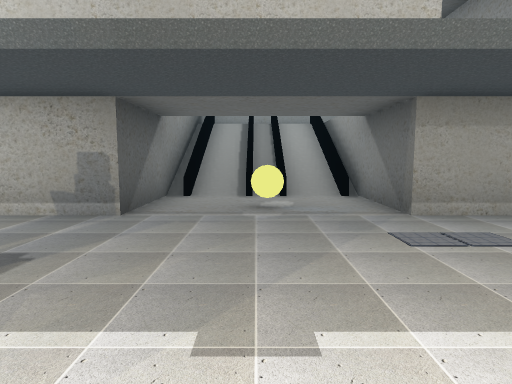
View 1 (above)

24 first-person views from a walk through a Unity game level. The camera is 1.5 m above the floor, tilts 6° down and sees 75° across. The floor is counted in squares, 2 m on a side. Each view is taken from the middle of a square. On the plan, view 1 faces up. The plan holds only what a view shows up to about 11 squares ahead; the rest is blank. The place goes on beyond the plan. Some animated figures are not drawn. Some surface patterns are stand-ins.

View 2
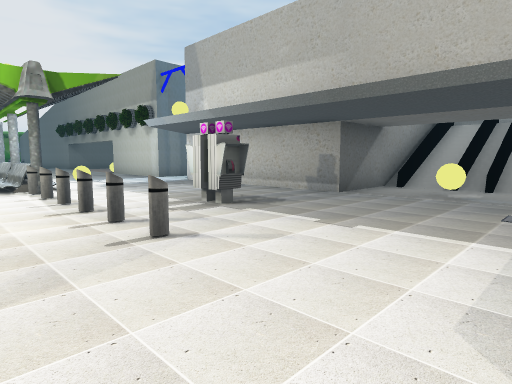

View 3
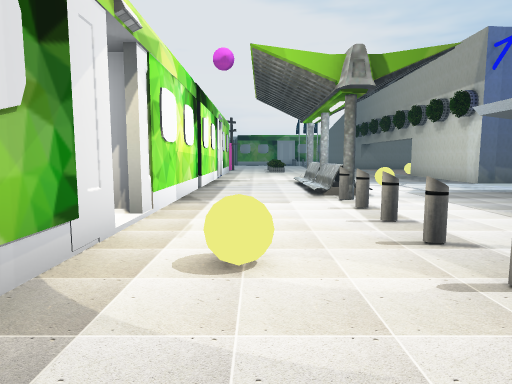

View 4
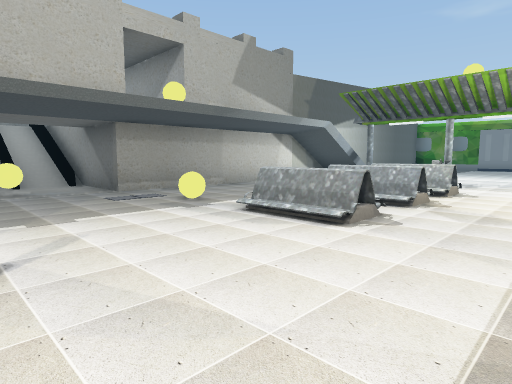

View 5
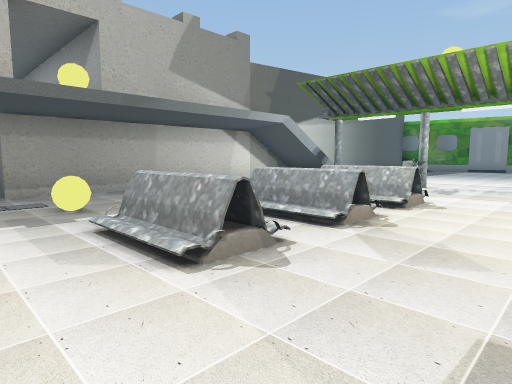

View 6
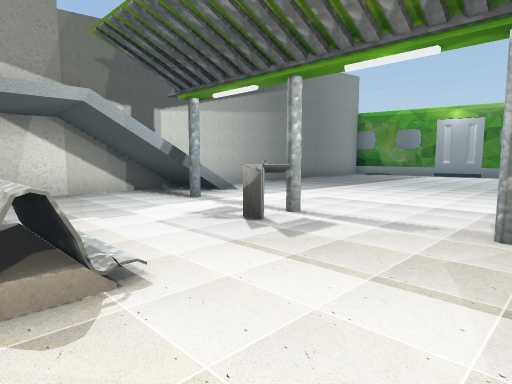

View 7
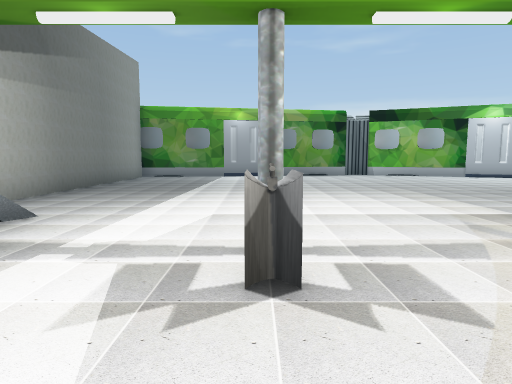

View 8
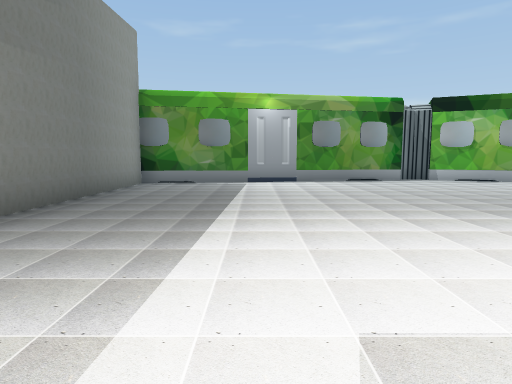

View 9
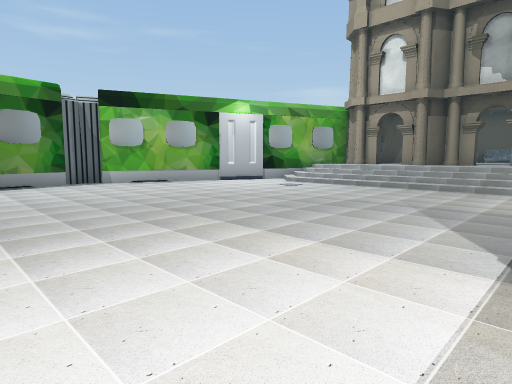

View 10
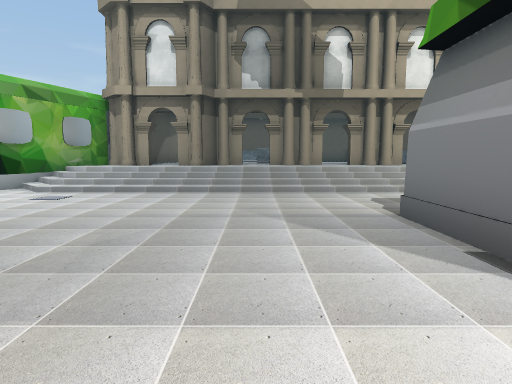

View 11
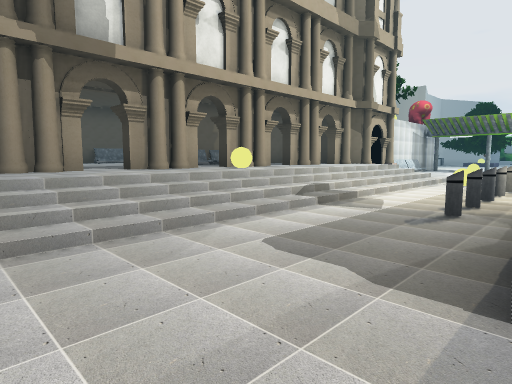

View 12
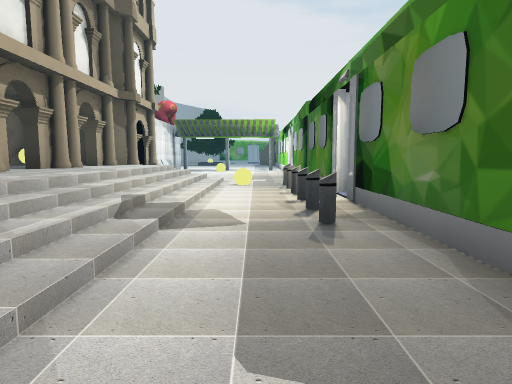

View 13
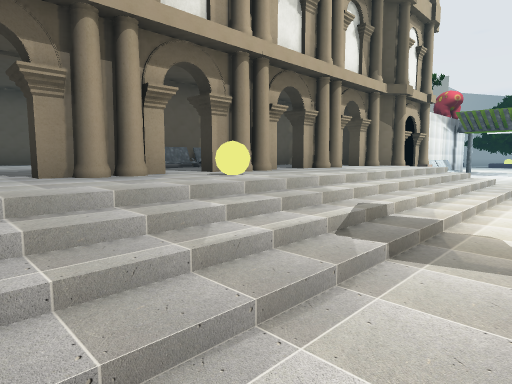

View 14
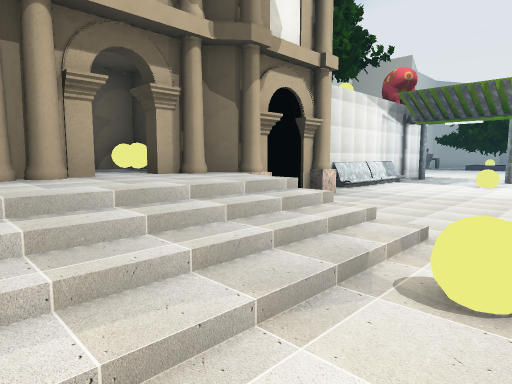

View 15
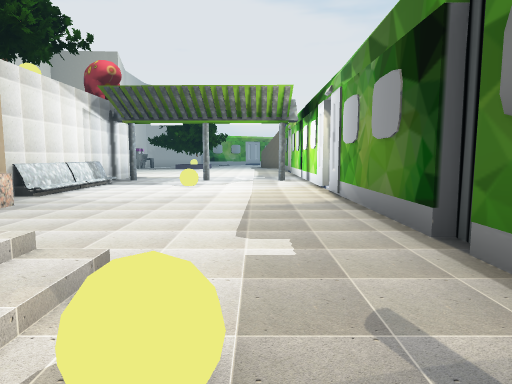

View 16
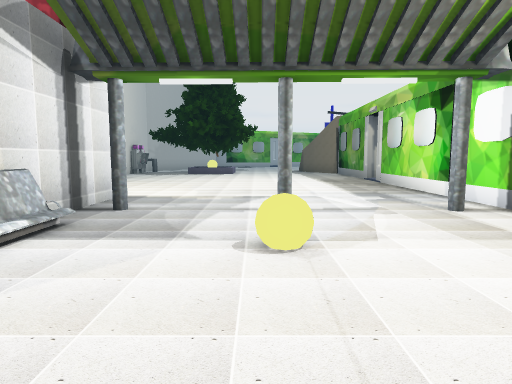

View 17
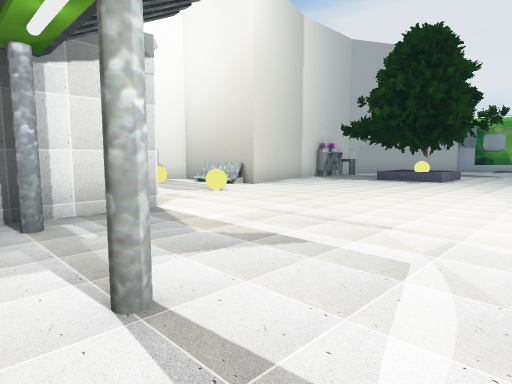

View 18
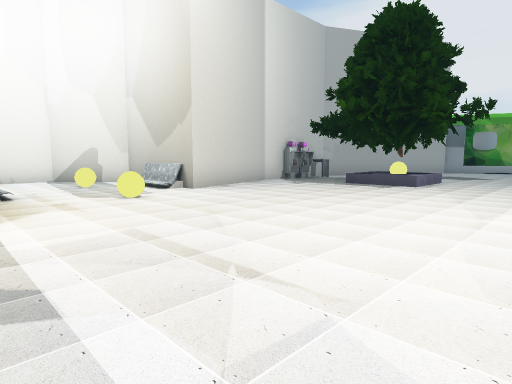

View 19
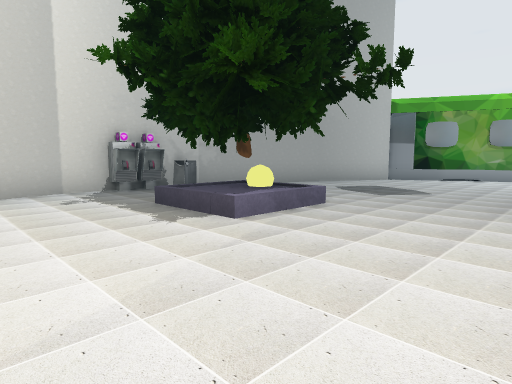

View 20
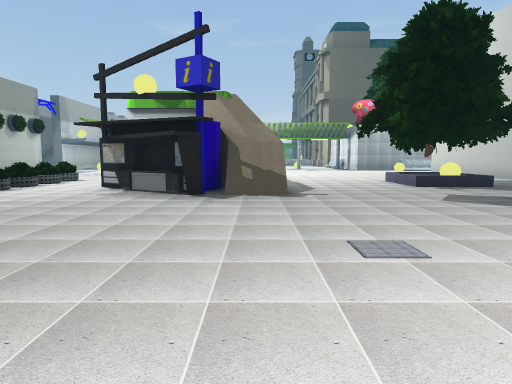

View 21
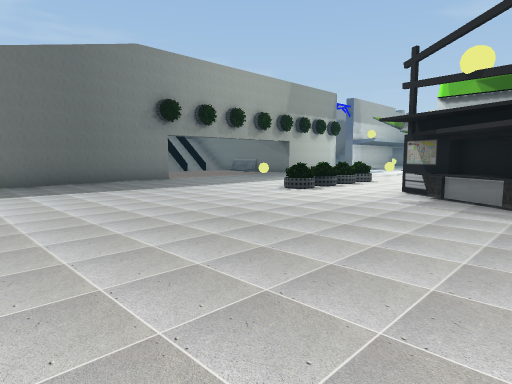

View 22
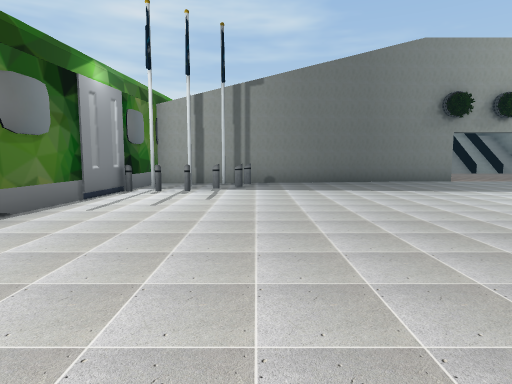

View 23
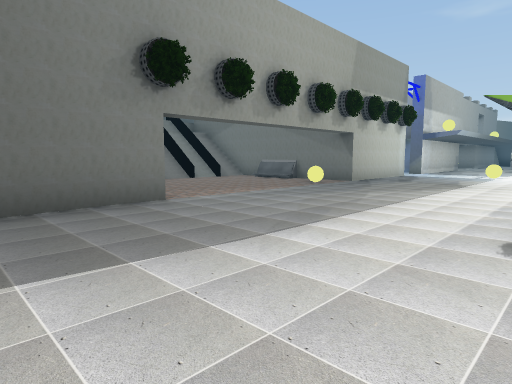

View 24
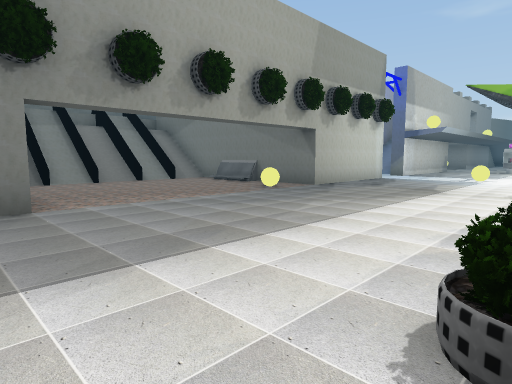

### Floor plan
Key: @ floor where view 1 was taken; # wall or solid block; x gap in a wall; . main floor; : floor 1 m higher than the main floor; / step, stairs or slope; = window, fence, low wall or low ledge; ^ raised ledge; O other object.
Columns run from 30 left of view 1 to 21 right of it. Each row starts with its distance up from view 1.
 11            #/#              O
 10            #/##             O/^/= O
  9            =/==             O/^/= O
  8            .....            O/^/= O
  7            .....O#          O/^/= O
  6            ......#              = O
  5        ####....=.####x        #   OOOOO############
  4  ^######..............   ####...O/.....#//........#
  3  ^##O............................... .. //........#
  2  ^#OO............................=.  ...O.........#
  1  OOO.................=.....OO.....   .............##
  0  #.................OOOOOOOOOOO@..O.OO..OO..........#
 -1  ^.........OOOO    ..............O.OO..............=
 -2 =..............    .........=......................#
 -3  ............      .....................O..........#
 -4   .........#       #==#=#####            #.........#
 -5    .......^#=      ## #  ####            #.........#
 -6     ......###     #####^##################.........=
 -7    .......//     ......O.........OOOOOO...........#
 -8     .............................=................#
 -9      .........................../////////////////
-10    #...................O.=....../////////////////#
-11     #.......OO..................::::::::::::::::/#
-12     #.......OO.........O/.../O#OO:OOOO#OOOO:OOOO##
-13     ##......OO........#O O=O    O:OxOOOOxOO:O O #
-14      ###.   .......=..O         #::  :  :
-15        ### OOO..##/../ OO       ## O#O ::
-16           #######O/..O  O              ::
-17                  #/=..                 ::
-18                  ##...                 :
-19                   ##.                  :
-20                    ##                 #:
-21                                       ##

Where each view was taken, in squares from view 1:
view 1: 0 up, 0 right, facing up
view 2: 2 down, 2 right, facing up-left
view 3: 2 down, 0 right, facing left
view 4: 3 down, 1 left, facing up-right
view 5: 3 down, 1 right, facing up-right
view 6: 3 down, 6 right, facing up-right
view 7: 0 up, 7 right, facing right
view 8: 1 up, 10 right, facing right
view 9: 1 down, 11 right, facing down-right
view 10: 2 down, 13 right, facing down
view 11: 6 down, 13 right, facing down-left
view 12: 8 down, 12 right, facing left
view 13: 8 down, 11 right, facing down-left
view 14: 8 down, 5 right, facing down-left
view 15: 8 down, 4 right, facing left
view 16: 10 down, 2 left, facing left
view 17: 8 down, 6 left, facing down-left
view 18: 8 down, 8 left, facing down-left
view 19: 8 down, 14 left, facing down-left
view 20: 7 down, 27 left, facing right
view 21: 6 down, 26 left, facing up-right
view 22: 6 down, 26 left, facing up
view 23: 1 down, 23 left, facing up-right
view 24: 1 down, 21 left, facing up-right
